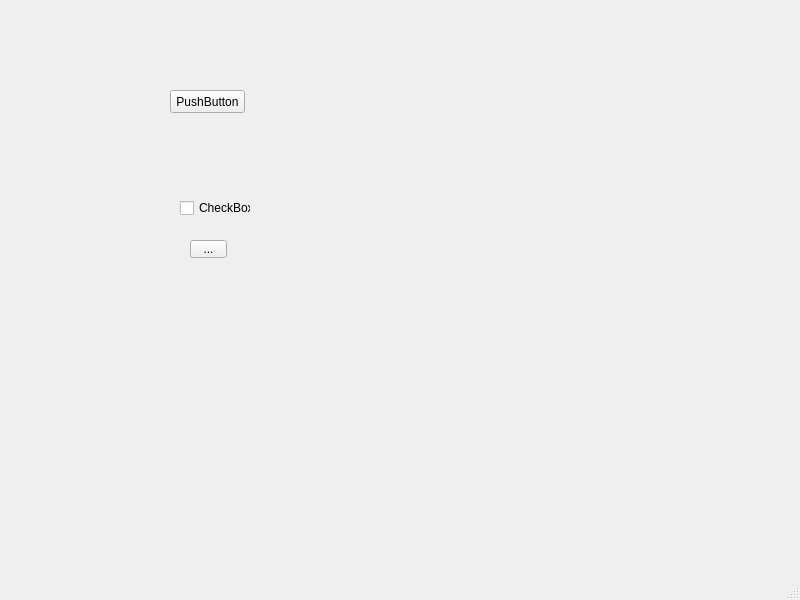
<?xml version="1.0" encoding="UTF-8"?>
<ui version="4.0">
 <class>MainWindow</class>
 <widget class="QMainWindow" name="MainWindow">
  <property name="geometry">
   <rect>
    <x>0</x>
    <y>0</y>
    <width>800</width>
    <height>600</height>
   </rect>
  </property>
  <property name="windowTitle">
   <string>MainWindow</string>
  </property>
  <widget class="QWidget" name="centralwidget">
   <widget class="QPushButton" name="pushButton">
    <property name="geometry">
     <rect>
      <x>170</x>
      <y>90</y>
      <width>75</width>
      <height>23</height>
     </rect>
    </property>
    <property name="text">
     <string>PushButton</string>
    </property>
   </widget>
   <widget class="QToolButton" name="toolButton">
    <property name="geometry">
     <rect>
      <x>190</x>
      <y>240</y>
      <width>37</width>
      <height>18</height>
     </rect>
    </property>
    <property name="text">
     <string>...</string>
    </property>
   </widget>
   <widget class="QCheckBox" name="checkBox">
    <property name="geometry">
     <rect>
      <x>180</x>
      <y>200</y>
      <width>71</width>
      <height>16</height>
     </rect>
    </property>
    <property name="text">
     <string>CheckBox</string>
    </property>
   </widget>
  </widget>
  <widget class="QMenuBar" name="menubar">
   <property name="geometry">
    <rect>
     <x>0</x>
     <y>0</y>
     <width>800</width>
     <height>23</height>
    </rect>
   </property>
  </widget>
  <widget class="QStatusBar" name="statusbar"/>
 </widget>
 <resources/>
 <connections/>
</ui>
